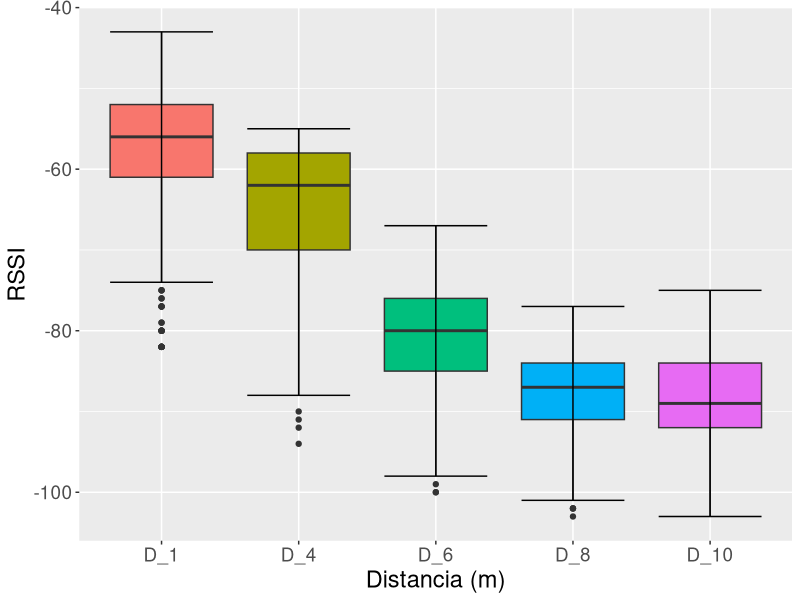
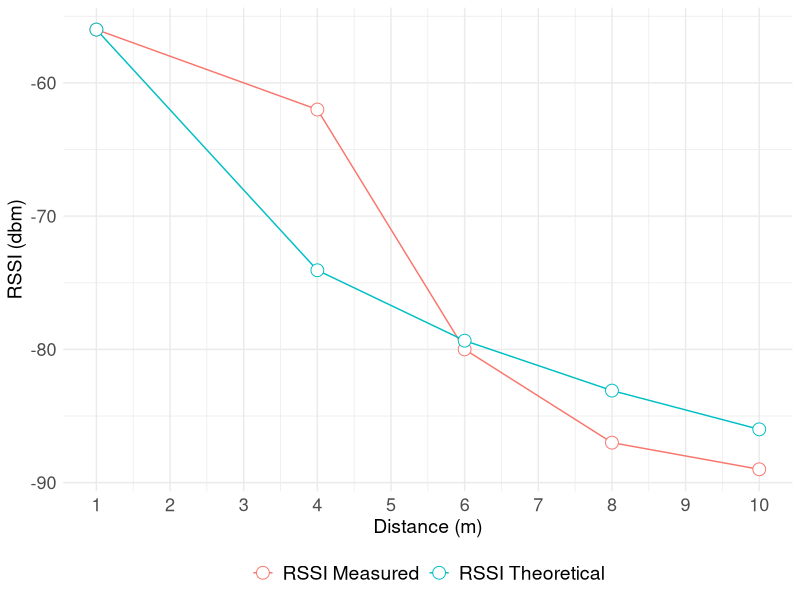

Generate these figures, in order, with R:
## ---- chunk 1
library(readxl)
data = read_excel('MeasuresRSSI.xlsx',
                  'ConObstaculos_v2')

#data2 <- data [,-1]   # Forma simple 2
head(data)
dim(data)
## ---- chunk 2
data_m <- c(1,4,6,8,10)
data3 <-as.data.frame(apply(data,2, median))
data3<-cbind(data3,data_m)  
names (data3) = c("RSSI","Metros")
data3
## ---- chunk 3
library(dplyr)
#data4 = data3 %>% select(Metros, RSSI, RSSI_Cal)
data_col = cbind (data [0:0], stack(data[1:5]))
names (data_col) = c("RSSI","Distancia")
data_col

library(reshape2)
library(ggplot2)
ggplot(data = data_col, aes(x = Distancia, y = RSSI)) +
geom_boxplot(aes(fill = Distancia))+
#scale_y_continuous(limits = c(0,200000))+
stat_boxplot(geom ='errorbar')+
ylab("RSSI")+
xlab("Distancia (m)")+
theme(text = element_text(size=17), legend.position="none")
#ggtitle("Diagrama de cajas - Precio x Habitaciones")
## ---- chunk 4

rssiR =round(data3$RSSI[1],0)
data3$RSSI[1]=rssiR
rssiR

norte <- function(dis,rssiM) {
  resultado <- (rssiR-rssiM)/(10*(log10(dis)))
  return(resultado)
}



Calculon<-function(df){
  
  for (indiceFila in 1:nrow(df)) {
    df$n[indiceFila]<-norte(df$Metros[indiceFila],df$RSSI[indiceFila])
  }
  return(df)
}


data3 <- Calculon(data3)
data3[is.na(data3)] <- 0
data3

n2 = round(mean(data3$n[-c(1)]),1)
n = 3.0

rssi_cal <- function(dis) {
  resultado <- -((10*n*(log10(dis)))-(rssiR))
  return(resultado)
}


CalculoRSSI<-function(df){
  
  for (indiceFila in 1:nrow(df)) {
    df$RSSI_Cal[indiceFila]<-rssi_cal(df$Metros[indiceFila])
  }
  return(df)
}

data3 <- CalculoRSSI(data3)
data3[is.na(data3)] <- 0
data3
## ---- chunk 5
library(dplyr)
data4 = data3 %>% select(Metros, RSSI, RSSI_Cal)
data5 = cbind (data4 [0:1], stack(data4[2:3]))
names (data5) = c("Metros","RSSI","Tipo")
data5
## ---- chunk 6
library(ggplot2)
ggplot(data5, aes(x=Metros, y=RSSI, color=Tipo)) + 
  geom_line()  +
  geom_point( size=4, shape=21, fill="white") + 
  theme_minimal()+
  theme(axis.title = element_text(size = 14, angle=0))+
  theme(axis.text = element_text(size = 13, angle=0))+
  theme(legend.position = "bottom")+
  theme(legend.text = element_text(size = 14))+
  scale_y_continuous("RSSI (dbm)") + 
  scale_x_continuous("Distance (m)", breaks = c(1,2,3,4,5,6,7,8,9,10)) + 
  scale_color_discrete(NULL,labels = c("RSSI Measured","RSSI Theoretical"))
